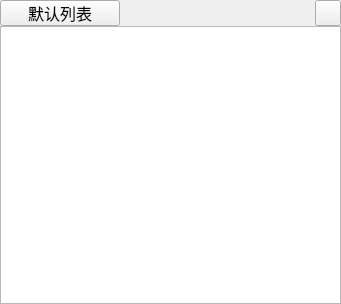
<?xml version="1.0" encoding="UTF-8"?>
<ui version="4.0">
 <class>ViewCenter</class>
 <widget class="QWidget" name="ViewCenter">
  <property name="geometry">
   <rect>
    <x>0</x>
    <y>0</y>
    <width>341</width>
    <height>304</height>
   </rect>
  </property>
  <property name="mouseTracking">
   <bool>true</bool>
  </property>
  <property name="windowTitle">
   <string>Form</string>
  </property>
  <layout class="QVBoxLayout" name="verticalLayout">
   <property name="spacing">
    <number>0</number>
   </property>
   <property name="leftMargin">
    <number>0</number>
   </property>
   <property name="topMargin">
    <number>0</number>
   </property>
   <property name="rightMargin">
    <number>0</number>
   </property>
   <property name="bottomMargin">
    <number>0</number>
   </property>
   <item>
    <layout class="QHBoxLayout" name="horizontalLayout">
     <property name="spacing">
      <number>0</number>
     </property>
     <item alignment="Qt::AlignLeft">
      <widget class="QPushButton" name="listBtn">
       <property name="minimumSize">
        <size>
         <width>120</width>
         <height>26</height>
        </size>
       </property>
       <property name="maximumSize">
        <size>
         <width>16777215</width>
         <height>26</height>
        </size>
       </property>
       <property name="font">
        <font>
         <family>黑体</family>
         <pointsize>12</pointsize>
        </font>
       </property>
       <property name="mouseTracking">
        <bool>true</bool>
       </property>
       <property name="text">
        <string>默认列表</string>
       </property>
       <property name="icon">
        <iconset resource="src.qrc">
         <normaloff>:/img/img/play.png</normaloff>:/img/img/play.png</iconset>
       </property>
       <property name="iconSize">
        <size>
         <width>24</width>
         <height>24</height>
        </size>
       </property>
       <property name="checkable">
        <bool>true</bool>
       </property>
      </widget>
     </item>
     <item alignment="Qt::AlignRight">
      <widget class="QPushButton" name="optionBtn">
       <property name="minimumSize">
        <size>
         <width>26</width>
         <height>26</height>
        </size>
       </property>
       <property name="maximumSize">
        <size>
         <width>26</width>
         <height>26</height>
        </size>
       </property>
       <property name="mouseTracking">
        <bool>true</bool>
       </property>
       <property name="text">
        <string/>
       </property>
       <property name="icon">
        <iconset resource="src.qrc">
         <normaloff>:/img/img/set.png</normaloff>:/img/img/set.png</iconset>
       </property>
       <property name="iconSize">
        <size>
         <width>24</width>
         <height>24</height>
        </size>
       </property>
      </widget>
     </item>
    </layout>
   </item>
   <item>
    <widget class="QTableView" name="tableView">
     <property name="mouseTracking">
      <bool>true</bool>
     </property>
     <property name="horizontalScrollBarPolicy">
      <enum>Qt::ScrollBarAlwaysOff</enum>
     </property>
     <property name="editTriggers">
      <set>QAbstractItemView::NoEditTriggers</set>
     </property>
     <property name="selectionBehavior">
      <enum>QAbstractItemView::SelectRows</enum>
     </property>
     <property name="showGrid">
      <bool>false</bool>
     </property>
     <property name="gridStyle">
      <enum>Qt::NoPen</enum>
     </property>
     <attribute name="horizontalHeaderVisible">
      <bool>false</bool>
     </attribute>
     <attribute name="horizontalHeaderMinimumSectionSize">
      <number>0</number>
     </attribute>
     <attribute name="verticalHeaderVisible">
      <bool>false</bool>
     </attribute>
    </widget>
   </item>
  </layout>
 </widget>
 <resources>
  <include location="src.qrc"/>
 </resources>
 <connections/>
</ui>
